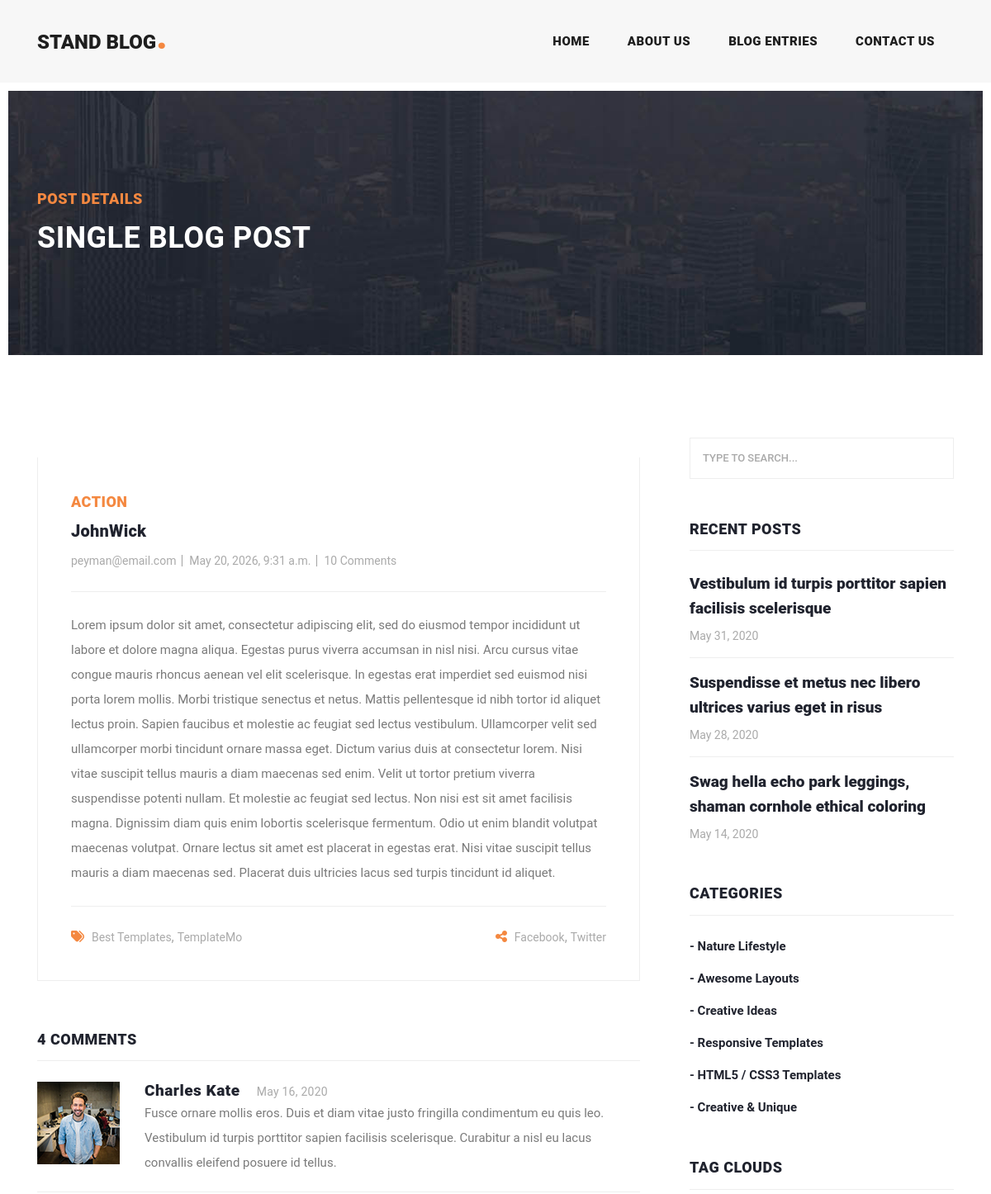
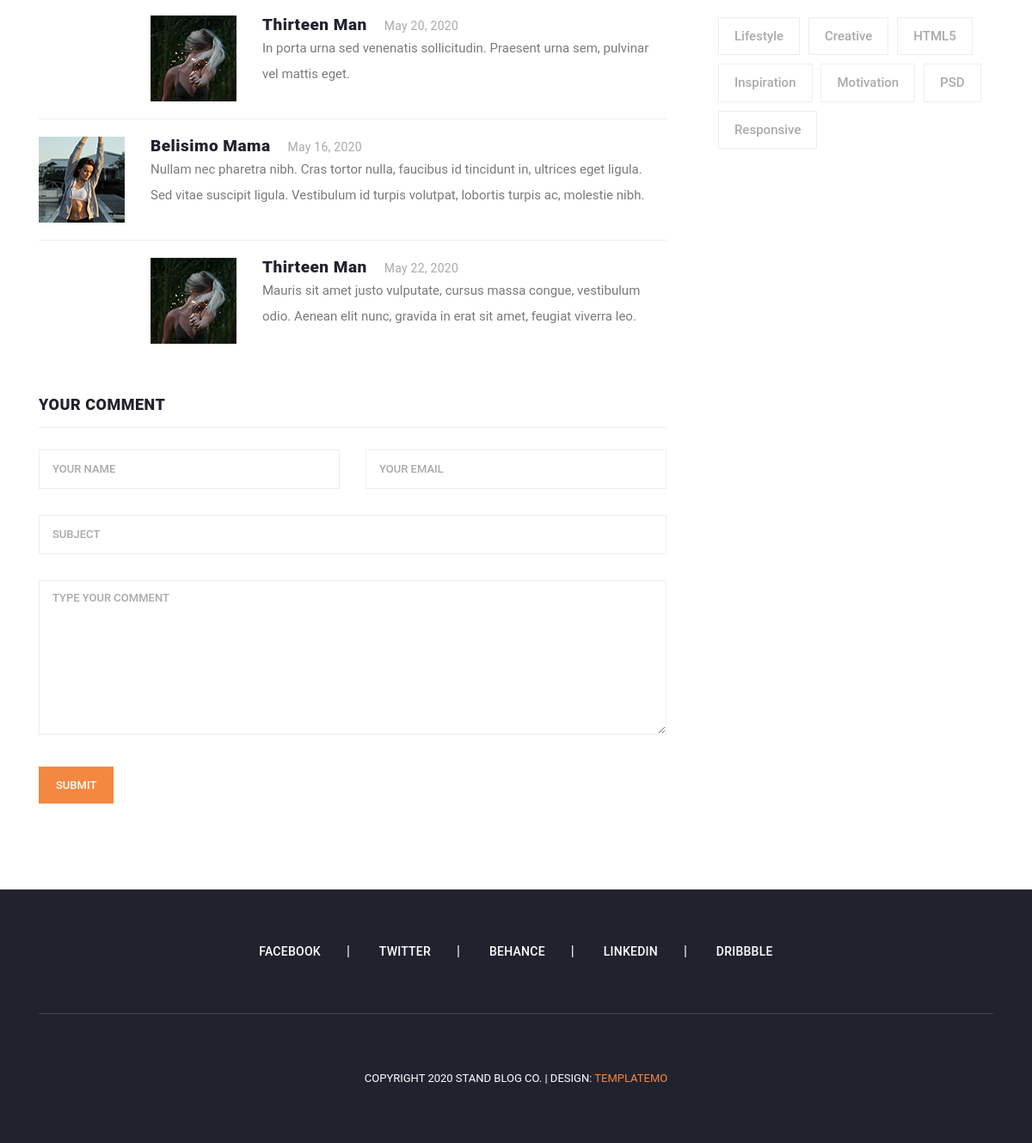
The app's page /blog/post/johnwick/ (signed in) with its own data (2 pictures, top to bottom).
### blog_app/models.py (models this page shows, shortened)
class Post(models.Model):
    author = models.ForeignKey(User, on_delete=models.CASCADE)
    category = models.ForeignKey('Category', on_delete=models.SET_NULL, null=True)
    title = models.CharField(max_length=200)
    image = models.ImageField(blank=True, null=True)
    content = models.TextField()
    status = models.BooleanField(default=False)
    created_date = models.DateTimeField(auto_now_add=True)
    updated_date = models.DateTimeField(auto_now=True)
    published_date = models.DateTimeField()
    slug = models.SlugField(unique=True, blank=True, allow_unicode=True, null=True)

class Category(models.Model):
    name = models.CharField(max_length=200)
    class Meta:
        verbose_name_plural = 'Categories'

### accounts_app/models.py (models this page shows, shortened)
class User(AbstractBaseUser, PermissionsMixin):
    email = models.EmailField(unique=True, max_length=255)
    is_superuser = models.BooleanField(default=False)
    is_active = models.BooleanField(default=True)
    is_staff = models.BooleanField(default=False)
    first_name = models.CharField(max_length=100)
    USERNAME_FIELD = 'email'
    REQUIRED_FIELDS = []
    create_date = models.DateTimeField(auto_now_add=True)
    update_date = models.DateTimeField(auto_now=True)
    objects = UserManager()

### blog_app/views.py (the view)
# urls.py: path('post/<slug:slug>/', views.PostDetailView.as_view(), name='post-detail'),
class PostDetailView(LoginRequiredMixin,DetailView):
    model = Post

### blog_app/templates/blog_app/post_detail.html (shortened to what this page needs)
{% extends 'base.html' %}
{% load static %}
{% block content %}
    <div class="heading-page header-text">
        <section class="page-heading">
            <div class="container">
                <div class="row">
                    <div class="col-lg-12">
                        <div class="text-content">
                            <h4>Post Details</h4>
                            <h2>Single blog post</h2>
                        </div>
                    </div>
                </div>
            </div>
        </section>
    </div>
    <section class="blog-posts grid-system">
        <div class="container">
            <div class="row">
                <div class="col-lg-8">
                    <div class="all-blog-posts">
                        <div class="row">
                            <div class="col-lg-12">
                                <div class="blog-post">
                                    <div class="blog-thumb">
                                    </div>
                                    <div class="down-content">
                                        <span>{{ post.category.name }}</span>
                                        <a href="post-details.html"><h4>{{ post.title }}</h4></a>
                                        <ul class="post-info">
                                            <li><a href="#">{{ post.author.email }}</a></li>
                                            <li><a href="#">{{ post.created_date }}</a></li>
                                            <li><a href="#">10 Comments</a></li>
                                        </ul>
                                        <p>{{ post.content }}</p>
                                        <div class="post-options">
                                            <div class="row">
                                                <div class="col-6">
                                                    <ul class="post-tags">
                                                        <li><i class="fa fa-tags"></i></li>
                                                        <li><a href="#">Best Templates</a>,</li>
                                                        <li><a href="#">TemplateMo</a></li>
                                                    </ul>
                                                </div>
                                                <div class="col-6">
                                                    <ul class="post-share">
                                                        <li><i class="fa fa-share-alt"></i></li>
                                                        <li><a href="#">Facebook</a>,</li>
                                                        <li><a href="#"> Twitter</a></li>
                                                    </ul>
                                                </div>
                                            </div>
                                        </div>
                                    </div>
                                </div>
                            </div>
                            <div class="col-lg-12">
                                <div class="sidebar-item comments">
                                    <div class="sidebar-heading">
                                        <h2>4 comments</h2>
                                    </div>
                                    <div class="content">
                                        <ul>
                                            <li>
                                                <div class="author-thumb">
                                                    <img src="assets/images/comment-author-01.jpg" alt="">
                                                </div>
                                                <div class="right-content">
                                                    <h4>Charles Kate<span>May 16, 2020</span></h4>
                                                    <p>Fusce ornare mollis eros. Duis et diam vitae justo fringilla
                                                        condimentum eu quis leo. Vestibulum id turpis porttitor sapien
                                                        facilisis scelerisque. Curabitur a nisl eu lacus convallis
                                                        eleifend posuere id tellus.</p>
                                                </div>
                                            </li>
                                            <li class="replied">
                                                <div class="author-thumb">
                                                    <img src="assets/images/comment-author-02.jpg" alt="">
                                                </div>
                                                <div class="right-content">
                                                    <h4>Thirteen Man<span>May 20, 2020</span></h4>
                                                    <p>In porta urna sed venenatis sollicitudin. Praesent urna sem,
                                                        pulvinar vel mattis eget.</p>
                                                </div>
                                            </li>
                                            <li>
                                                <div class="author-thumb">
                                                    <img src="assets/images/comment-author-03.jpg" alt="">
                                                </div>
                                                <div class="right-content">
                                                    <h4>Belisimo Mama<span>May 16, 2020</span></h4>
                                                    <p>Nullam nec pharetra nibh. Cras tortor nulla, faucibus id
                                                        tincidunt in, ultrices eget ligula. Sed vitae suscipit ligula.
                                                        Vestibulum id turpis volutpat, lobortis turpis ac, molestie
                                                        nibh.</p>
                                                </div>
                                            </li>
                                            <li class="replied">
                                                <div class="author-thumb">
                                                    <img src="assets/images/comment-author-02.jpg" alt="">
                                                </div>
                                                <div class="right-content">
                                                    <h4>Thirteen Man<span>May 22, 2020</span></h4>
                                                    <p>Mauris sit amet justo vulputate, cursus massa congue, vestibulum
                                                        odio. Aenean elit nunc, gravida in erat sit amet, feugiat
                                                        viverra leo.</p>
                                                </div>
                                            </li>
                                        </ul>
                                    </div>
                                </div>
                            </div>
                            <div class="col-lg-12">
                                <div class="sidebar-item submit-comment">
                                    <div class="sidebar-heading">
                                        <h2>Your comment</h2>
                                    </div>
                                    <div class="content">
                                        <form id="comment" action="#" method="post">
                                            <div class="row">
                                                <div class="col-md-6 col-sm-12">
                                                    <fieldset>
                                                        <input name="name" type="text" id="name" placeholder="Your name"
                                                               required="">
                                                    </fieldset>
                                                </div>
                                                <div class="col-md-6 col-sm-12">
                                                    <fieldset>
                                                        <input name="email" type="text" id="email"
                                                               placeholder="Your email" required="">
                                                    </fieldset>
                                                </div>
                                                <div class="col-md-12 col-sm-12">
                                                    <fieldset>
                                                        <input name="subject" type="text" id="subject"
                                                               placeholder="Subject">
                                                    </fieldset>
                                                </div>
                                                <div class="col-lg-12">
                                                    <fieldset>
                                                        <textarea name="message" rows="6" id="message"
                                                                  placeholder="Type your comment"
                                                                  required=""></textarea>
                                                    </fieldset>
                                                </div>
                                                <div class="col-lg-12">
                                                    <fieldset>
                                                        <button type="submit" id="form-submit" class="main-button">
                                                            Submit
                                                        </button>
                                                    </fieldset>
                                                </div>
                                            </div>
                                        </form>
                                    </div>
                                </div>
                            </div>
                        </div>
                    </div>
                </div>
                <div class="col-lg-4">
                    <div class="sidebar">
                        <div class="row">
                            <div class="col-lg-12">
                                <div class="sidebar-item search">
                                    <form id="search_form" name="gs" method="GET" action="#">
                                        <input type="text" name="q" class="searchText" placeholder="type to search..."
                                               autocomplete="on">
                                    </form>
                                </div>
                            </div>
                            <div class="col-lg-12">
                                <div class="sidebar-item recent-posts">
                                    <div class="sidebar-heading">
                                        <h2>Recent Posts</h2>
                                    </div>
                                    <div class="content">
                                        <ul>
                                            <li><a href="post-details.html">
                                                <h5>Vestibulum id turpis porttitor sapien facilisis scelerisque</h5>
                                                <span>May 31, 2020</span>
                                            </a></li>
                                            <li><a href="post-details.html">
                                                <h5>Suspendisse et metus nec libero ultrices varius eget in risus</h5>
                                                <span>May 28, 2020</span>
                                            </a></li>
                                            <li><a href="post-details.html">
                                                <h5>Swag hella echo park leggings, shaman cornhole ethical coloring</h5>
                                                <span>May 14, 2020</span>
                                            </a></li>
                                        </ul>
                                    </div>
                                </div>
                            </div>
                            <div class="col-lg-12">
                                <div class="sidebar-item categories">
                                    <div class="sidebar-heading">
                                        <h2>Categories</h2>
                                    </div>
                                    <div class="content">
                                        <ul>
                                            <li><a href="#">- Nature Lifestyle</a></li>
                                            <li><a href="#">- Awesome Layouts</a></li>
                                            <li><a href="#">- Creative Ideas</a></li>
                                            <li><a href="#">- Responsive Templates</a></li>
                                            <li><a href="#">- HTML5 / CSS3 Templates</a></li>
                                            <li><a href="#">- Creative &amp; Unique</a></li>
                                        </ul>
                                    </div>
                                </div>
                            </div>
                            <div class="col-lg-12">
                                <div class="sidebar-item tags">
                                    <div class="sidebar-heading">
                                        <h2>Tag Clouds</h2>
                                    </div>
                                    <div class="content">
                                        <ul>
                                            <li><a href="#">Lifestyle</a></li>
                                            <li><a href="#">Creative</a></li>
                                            <li><a href="#">HTML5</a></li>
                                            <li><a href="#">Inspiration</a></li>
                                            <li><a href="#">Motivation</a></li>
                                            <li><a href="#">PSD</a></li>
                                            <li><a href="#">Responsive</a></li>
                                        </ul>
                                    </div>
                                </div>
                            </div>
                        </div>
                    </div>
                </div>
            </div>
        </div>
    </section>
{% endblock %}

### records on screen
Post: category.name "ACTION", title "JohnWick", author.email "peyman@email.com", created_date "May 20, 2026, 9:31 a.m.", content "Lorem ipsum dolor sit amet, consectetur adipiscing elit, sed do eiusmod tempor incididunt ut labore et dolore magna aliqua. Egestas purus viverra accumsan in nisl nisi. Arcu cursus vitae congue mauris rhoncus aenean vel elit scelerisque. In egestas erat imperdiet sed euismod nisi porta lorem mollis. Morbi tristique senectus et netus. Mattis pellentesque id nibh tortor id aliquet lectus proin. Sapien faucibus et molestie ac feugiat sed lectus vestibulum. Ullamcorper velit sed ullamcorper morbi tincidunt ornare massa eget. Dictum varius duis at consectetur lorem. Nisi vitae suscipit tellus mauris a diam maecenas sed enim. Velit ut tortor pretium viverra suspendisse potenti nullam. Et molestie…"
